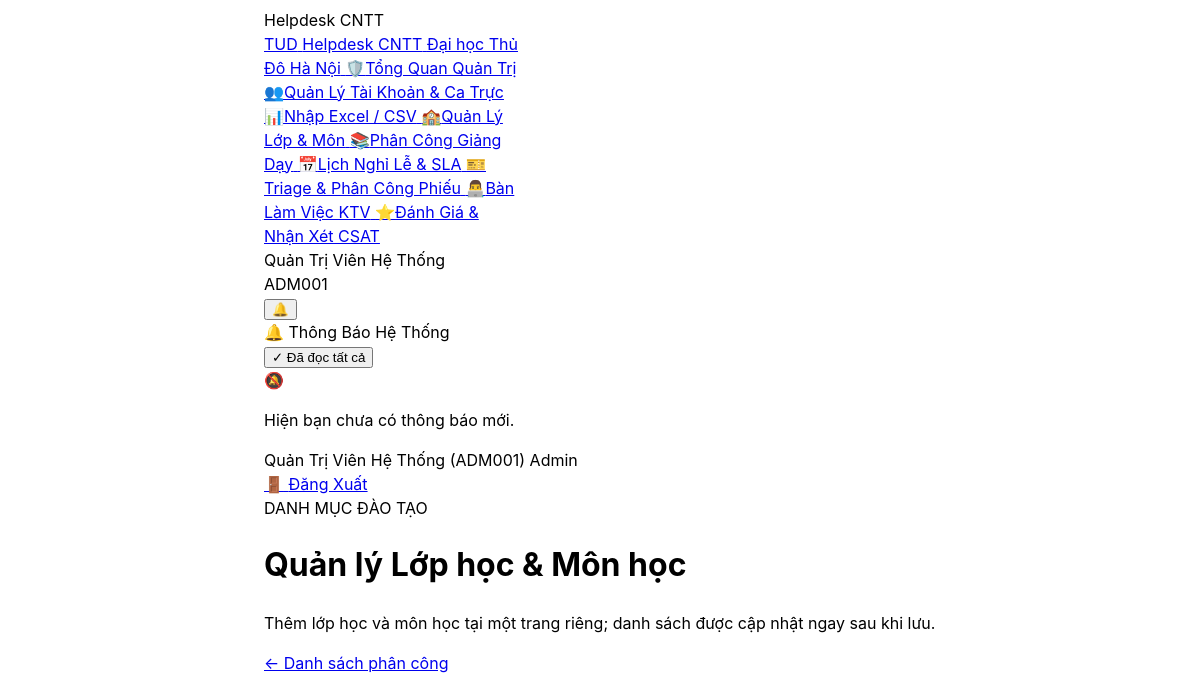
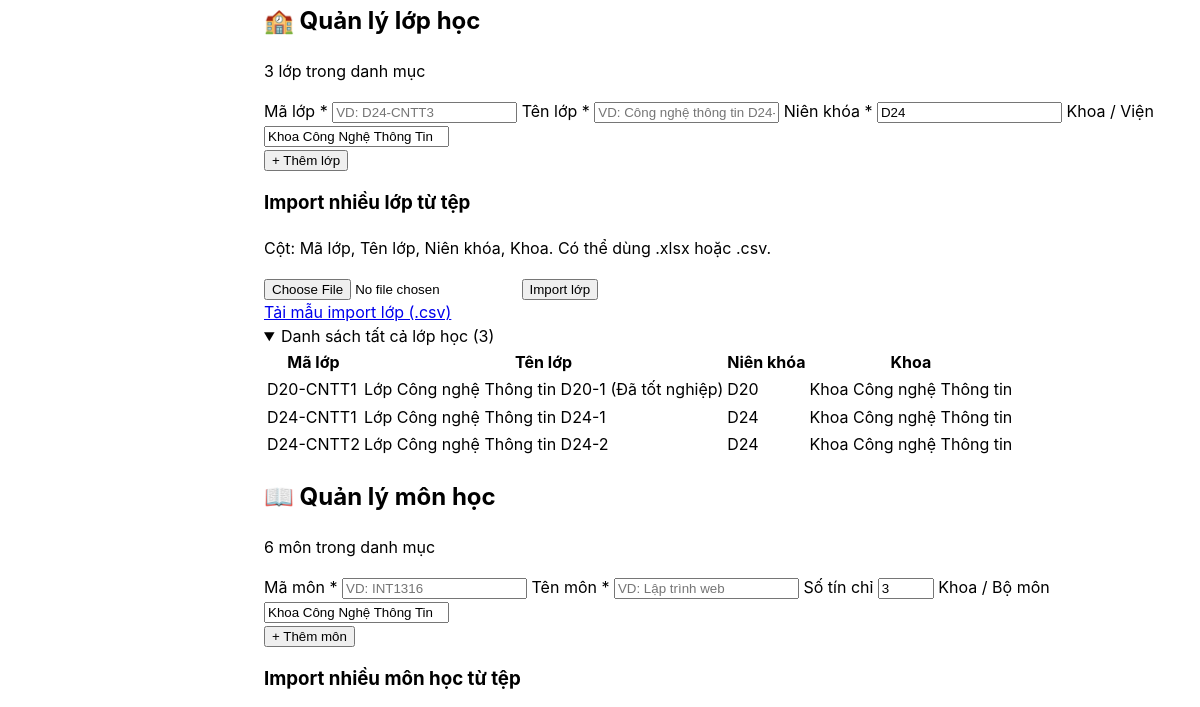
The page /assignments/index.php?action=manage_catalog (signed in, upper part) on the database as committed earlier (2 pictures, top to bottom).
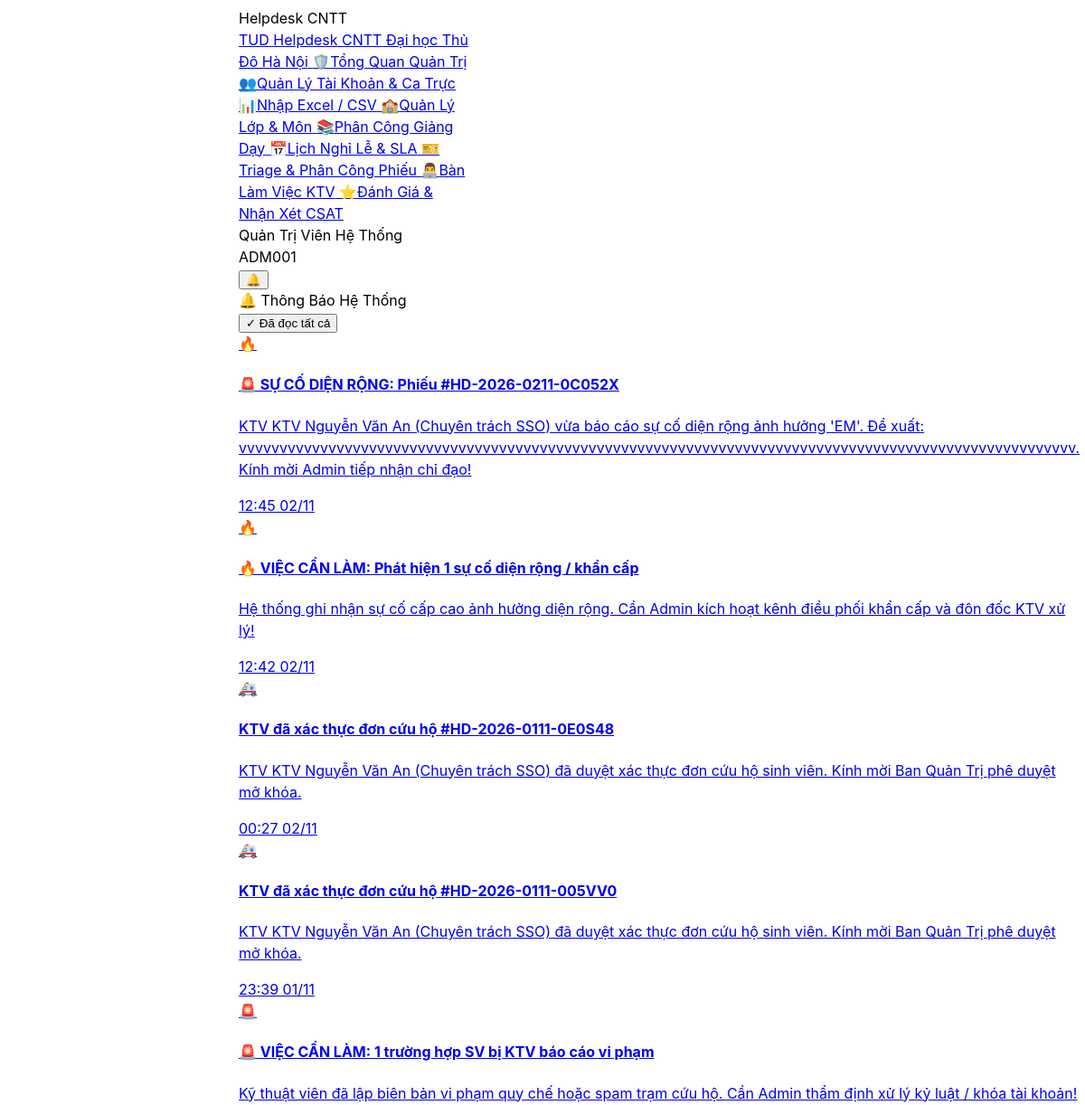
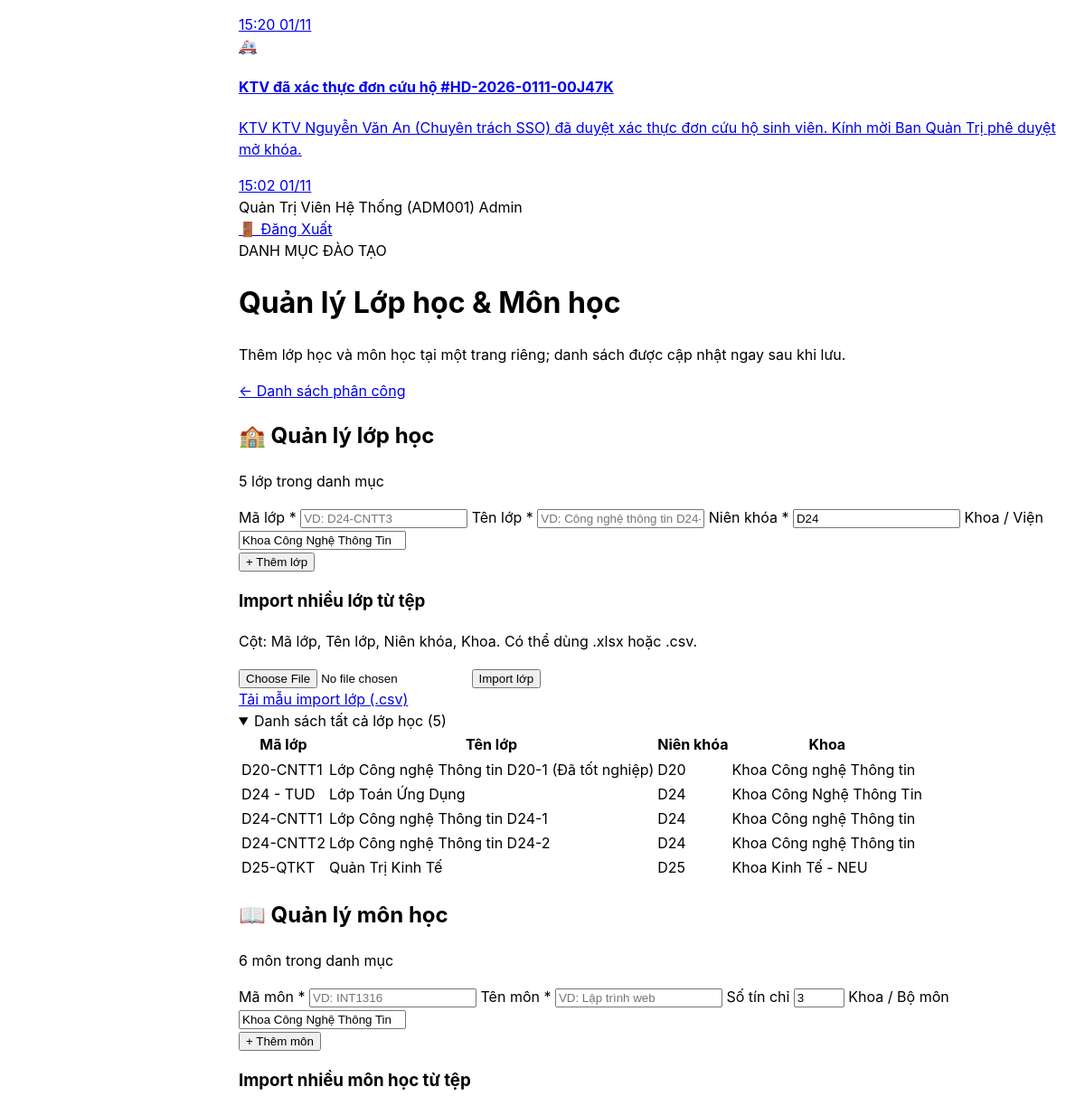
The same page on the database as committed later (2 pictures, top to bottom).
### tables this page shows
CREATE TABLE `classes` (
  `id` int(10) unsigned NOT NULL AUTO_INCREMENT,
  `class_code` varchar(30) NOT NULL,
  `name` varchar(100) NOT NULL,
  `cohort` varchar(20) NOT NULL DEFAULT 'D24',
  `faculty` varchar(100) NOT NULL DEFAULT 'Khoa Công nghệ Thông tin',
  `academic_year` varchar(30) NOT NULL DEFAULT '2024-2028',
  `created_at` datetime NOT NULL DEFAULT current_timestamp(),
  PRIMARY KEY (`id`),
  UNIQUE KEY `uq_classes_code` (`class_code`)
);

CREATE TABLE `notifications` (
  `id` int(10) unsigned NOT NULL AUTO_INCREMENT,
  `user_id` int(10) unsigned NOT NULL,
  `role` varchar(20) NOT NULL DEFAULT 'all',
  `title` varchar(255) NOT NULL,
  `content` text NOT NULL,
  `link` varchar(255) DEFAULT NULL,
  `type` varchar(50) NOT NULL DEFAULT 'system',
  `is_read` tinyint(1) DEFAULT 0,
  `created_at` datetime DEFAULT current_timestamp(),
  `updated_at` datetime DEFAULT current_timestamp() ON UPDATE current_timestamp(),
  PRIMARY KEY (`id`),
  KEY `idx_user_read` (`user_id`,`is_read`),
  CONSTRAINT `fk_notifications_user` FOREIGN KEY (`user_id`) REFERENCES `users` (`id`) ON DELETE CASCADE
);

### app/Controllers/Lecturer/CourseAssignmentController.php (called while the page is built, shortened)
<?php
require_once __DIR__ . '/../../Models/CourseAssignment.php';
class CourseAssignmentController
{
    public function manageCatalog(): void
    {
        $classes = CourseAssignment::getAllClasses();
        $flash = $_SESSION['flash'] ?? null;
        $importedList = $flash['imported_list'] ?? null;
        require __DIR__ . '/../../../views/lecturer/assignments/catalog.php';
    }
}

### assignments/index.php (called while the page is built, shortened)
<?php
require_once __DIR__ . '/../app/Controllers/Lecturer/CourseAssignmentController.php';
$action = $_GET['action'] ?? 'index';
$controller = new CourseAssignmentController();
match ($action) {
    'create'             => $controller->create(),
    'edit'               => $controller->edit(),
    'delete'             => $controller->delete(),
    'export_csv'         => $controller->exportCsv(),
    'toggle_lock'        => $controller->toggleLock(),
    'manage_catalog'     => $controller->manageCatalog(),
    'add_class'          => $controller->addClass(),
    'add_course'         => $controller->addCourse(),
    'import_classes'     => $controller->importClasses(),
    'import_courses'     => $controller->importCourses(),
    'import_assignments' => $controller->importAssignments(),
    'download_template'  => $controller->downloadTemplate(),
    default              => $controller->index(),
};

### config/database.php (called while the page is built, shortened)
<?php
if (!function_exists('db')) {
    function db(): PDO {
        static $pdo = null;
        if ($pdo !== null) {
            return $pdo;
        }
        if (class_exists('App\Core\Database')) {
            $pdo = \App\Core\Database::getConnection();
            return $pdo;
        }
        $lastEx = null;
        die("<strong>Lỗi kết nối CSDL:</strong> " . htmlspecialchars($lastEx ? $lastEx->getMessage() : 'Không thể kết nối MySQL'));
    }
}
if (!function_exists('get_app_base_url')) {
    function get_app_base_url(): string {
        $docRoot = str_replace('\\', '/', realpath($_SERVER['DOCUMENT_ROOT'] ?? '') ?: ($_SERVER['DOCUMENT_ROOT'] ?? ''));
        $appRoot = str_replace('\\', '/', realpath(__DIR__ . '/..') ?: dirname(__DIR__));
        if ($docRoot && str_starts_with($appRoot, $docRoot)) {
            $rel = substr($appRoot, strlen($docRoot));
            $base = '/' . trim(str_replace('\\', '/', $rel), '/') . '/';
            return str_replace('//', '/', $base);
        }
        return '/';
    }
}
return [
    'driver'    => 'mysql',
    'host'      => '127.0.0.1',
    'port'      => 3306,
    'database'  => 'helpdesk_thudo',
    'username'  => 'root',
    'password'  => '',
    'charset'   => 'utf8mb4',
    'collation' => 'utf8mb4_unicode_ci',
    'options'   => [
        PDO::ATTR_ERRMODE            => PDO::ERRMODE_EXCEPTION,
        PDO::ATTR_DEFAULT_FETCH_MODE => PDO::FETCH_ASSOC,
        PDO::ATTR_EMULATE_PREPARES   => true,
        PDO::MYSQL_ATTR_INIT_COMMAND => "SET NAMES utf8mb4 COLLATE utf8mb4_unicode_ci",
    ],
];

### app/Models/CourseAssignment.php (called while the page is built, shortened)
<?php
require_once __DIR__ . '/../../config/database.php';
class CourseAssignment
{
    public static function getAllClasses(): array
    {
        $stmt = db()->prepare("SELECT id, class_code, name, cohort, faculty AS department FROM classes ORDER BY class_code");
        $stmt->execute();
        return $stmt->fetchAll();
    }
}

### app/Services/NotificationService.php (called while the page is built, shortened)
<?php
require_once __DIR__ . '/../../config/database.php';
class NotificationService
{
    public static function getAll(int $userId, int $limit = 20): array
    {
        try {
            $stmt = db()->prepare("
                SELECT * FROM notifications
                WHERE user_id = :user_id
                ORDER BY is_read ASC, created_at DESC
                LIMIT :limit
            ");
            $stmt->bindValue(':user_id', $userId, PDO::PARAM_INT);
            $stmt->bindValue(':limit', $limit, PDO::PARAM_INT);
            $stmt->execute();
            return $stmt->fetchAll(PDO::FETCH_ASSOC);
        } catch (Throwable $e) {
            return [];
        }
    }
}

### views/lecturer/assignments/catalog.php (the view, shortened to what the changed rows need)
<?php
$pageTitle = 'Quản lý Lớp học & Môn học';
require_once __DIR__ . '/../../../config/database.php';
?>
<!DOCTYPE html>
<html lang="vi">
<head>
    <script src="https://www.gstatic.com/antigravity/web/dev/tailwindcss.min.js"></script>
</head>
<body class="bg-slate-50 text-slate-800 font-sans antialiased min-h-screen flex flex-col justify-between">
<?php require_once __DIR__ . '/../../../includes/navbar.php'; ?>
<main class="flex-1 max-w-7xl mx-auto w-full px-4 sm:px-6 lg:px-8 py-6 space-y-6">
    <div class="bg-gradient-to-r from-slate-900 via-indigo-950 to-slate-900 text-white rounded-3xl p-6 shadow-md border border-indigo-900/50 flex flex-col md:flex-row md:items-center justify-between gap-4">
        <div>
            <h1 class="text-2xl font-black mt-2"><?= htmlspecialchars($pageTitle) ?></h1>
        </div>
    </div>
    <div class="grid grid-cols-1 xl:grid-cols-2 gap-6">
        <section class="bg-white border border-slate-200 rounded-3xl p-6 shadow-sm space-y-5">
            <div class="flex items-center justify-between border-b border-slate-100 pb-3">
                <div>
                    <h2 class="text-lg font-black text-slate-900">🏫 Quản lý lớp học</h2>
                    <p class="text-xs text-slate-500 mt-1"><?= count($classes) ?> lớp trong danh mục</p>
                </div>
            </div>
            <details class="group" <?= ($importedList['type'] ?? '') === 'classes' ? '' : 'open' ?>>
                <summary class="cursor-pointer rounded-xl border border-slate-200 bg-slate-50 px-3 py-2.5 text-xs font-bold text-slate-700">
                    Danh sách tất cả lớp học (<?= count($classes) ?>)
                </summary>
                <div class="overflow-x-auto border border-slate-100 rounded-xl mt-2">
                <table class="w-full text-left text-xs">
                    <thead class="bg-slate-50 text-slate-600">
                        <tr>
                            <th class="px-3 py-2.5">Mã lớp</th>
                            <th class="px-3 py-2.5">Tên lớp</th>
                            <th class="px-3 py-2.5">Niên khóa</th>
                            <th class="px-3 py-2.5">Khoa</th>
                        </tr>
                    </thead>
                    <tbody class="divide-y divide-slate-100">
                        <?php if (empty($classes)): ?>
                            <tr><td colspan="4" class="px-3 py-5 text-center text-slate-400">Chưa có lớp học.</td></tr>
                        <?php else: ?>
                            <?php foreach ($classes as $class): ?>
                                <tr>
                                    <td class="px-3 py-2.5 font-mono font-bold text-indigo-700"><?= htmlspecialchars($class['class_code']) ?></td>
                                    <td class="px-3 py-2.5"><?= htmlspecialchars($class['name']) ?></td>
                                    <td class="px-3 py-2.5"><?= htmlspecialchars($class['cohort'] ?? '') ?></td>
                                    <td class="px-3 py-2.5"><?= htmlspecialchars($class['department'] ?? '') ?></td>
                                </tr>
                            <?php endforeach; ?>
                        <?php endif; ?>
                    </tbody>
                </table>
                </div>
            </details>
        </section>
        <section class="bg-white border border-slate-200 rounded-3xl p-6 shadow-sm space-y-5">
            <div class="flex items-center justify-between border-b border-slate-100 pb-3">
                <div>
                    <h2 class="text-lg font-black text-slate-900">📖 Quản lý môn học</h2>
                </div>
            </div>
        </section>
    </div>
</main>
</body>
</html>

### includes/navbar.php (shortened to what the changed rows need)
<?php
require_once __DIR__ . '/../config/database.php';
require_once __DIR__ . '/../app/Services/NotificationService.php';
$currentUser = $_SESSION['user'] ?? null;
$navRecentNotifs     = [];
if (!empty($currentUser['id'])) {
    try {
        $navRecentNotifs     = NotificationService::getAll((int)$currentUser['id'], 6);
    } catch (\Throwable $e) {
        $navUnreadNotifCount = 0;
        $navRecentNotifs     = [];
    }
}
$appBase = get_app_base_url();
$currentUser = $_SESSION['user'] ?? null;
$isLoggedIn  = !empty($currentUser);
$requestPath = parse_url($_SERVER['REQUEST_URI'] ?? '', PHP_URL_PATH) ?: '';
$appPath = rtrim((string)(parse_url($appBase, PHP_URL_PATH) ?: '/'), '/');
$currentPage = ltrim(substr($requestPath, strlen($appPath)), '/');
$currentAction = (string)($_GET['action'] ?? $_POST['action'] ?? '');
$navAttributes = static function (array $paths, ?array $actions = null) use ($currentPage, $currentAction): string {
    $isActive = in_array($currentPage, $paths, true)
        && ($actions === null || in_array($currentAction, $actions, true));
    $classes = $isActive
        ? 'px-3 py-1.5 rounded-lg font-bold text-white bg-slate-800 border-l-2 border-indigo-400 transition flex items-center gap-1.5'
        : 'px-3 py-1.5 rounded-lg font-semibold text-slate-200 hover:text-white hover:bg-slate-800 transition flex items-center gap-1.5';
    return 'class="' . $classes . '"' . ($isActive ? ' aria-current="page"' : '');
};
?>
<script src="https://www.gstatic.com/antigravity/web/dev/tailwindcss.min.js"></script>
<header class="bg-slate-900 border-b border-slate-800 text-slate-100 sticky top-0 z-[70] shadow-md relative">
    <div class="max-w-7xl mx-auto px-4 sm:px-6 lg:px-8">
        <div class="flex items-center justify-between min-h-14">
            <div class="flex items-center gap-2 shrink-0">
                <?php if ($isLoggedIn): ?>
                    <div class="relative" id="nav_notification_dropdown_wrapper">
                        <div id="nav_notification_dropdown" class="hidden absolute right-0 mt-2 w-80 sm:w-96 bg-white text-slate-800 rounded-2xl shadow-2xl border border-slate-200 z-[999] overflow-hidden">
                            <div id="nav_notifs_list_container" class="max-h-80 overflow-y-auto divide-y divide-slate-100 text-xs">
                                <?php if (empty($navRecentNotifs)): ?>
                                    <div class="p-6 text-center text-slate-400">
                                        <span class="text-2xl block mb-1">🔕</span>
                                        <p class="font-medium">Hiện bạn chưa có thông báo mới.</p>
                                    </div>
                                <?php else: ?>
                                    <?php foreach ($navRecentNotifs as $notif): ?>
                                        <?php
                                        $typeIcons = [
                                            'ticket_reply'      => '💬',
                                            'new_assignment'    => '📝',
                                            'class_assigned'    => '🏫',
                                            'ticket_assigned'   => '🎫',
                                            'deadline_extended' => '⏳',
                                            'guest_rescue'      => '🚑',
                                            'major_incident'    => '🔥',
                                            'violation_report'  => '🚨',
                                            'agent_overflow'    => '⚠️',
                                            'system'            => '🔔',
                                        ];
                                        $nIcon = $typeIcons[$notif['type']] ?? '🔔';
                                        $nUnread = ((int)$notif['is_read'] === 0);
                                        $nLink = !empty($notif['link']) ? $appBase . ltrim($notif['link'], '/') : '#';
                                        ?>
                                        <a href="<?php echo htmlspecialchars($nLink); ?>"
                                           onclick="markNotificationRead(<?php echo (int)$notif['id']; ?>)"
                                           class="p-3 flex items-start gap-3 hover:bg-indigo-50/50 transition block <?php echo $nUnread ? 'bg-sky-50/60' : 'bg-white'; ?>">
                                            <span class="text-lg shrink-0 mt-0.5"><?php echo $nIcon; ?></span>
                                            <div class="flex-1 min-w-0">
                                                <div class="flex items-center justify-between gap-1 mb-0.5">
                                                    <h4 class="font-bold text-slate-900 truncate text-[11.5px] <?php echo $nUnread ? 'text-indigo-950 font-black' : ''; ?>">
                                                        <?php echo htmlspecialchars($notif['title']); ?>
                                                    </h4>
                                                </div>
                                                <p class="text-[11px] text-slate-600 line-clamp-2 leading-relaxed">
                                                    <?php echo htmlspecialchars($notif['content']); ?>
                                                </p>
                                                <span class="text-[10px] text-slate-400 font-mono mt-1 block">
                                                    <?php echo date('H:i d/m', strtotime($notif['created_at'])); ?>
                                                </span>
                                            </div>
                                        </a>
                                    <?php endforeach; ?>
                                <?php endif; ?>
                            </div>
                        </div>
                    </div>
                <?php else: ?>
                    <a href="<?php echo $appBase; ?>index.php" aria-label="Đăng nhập" class="px-3 sm:px-4 py-1.5 bg-indigo-600 hover:bg-indigo-500 text-white font-bold rounded-xl text-xs transition shadow-sm">
                        🔑 <span class="sr-only sm:not-sr-only">Đăng Nhập</span>
                    </a>
                <?php endif; ?>
            </div>
        </div>
    </div>
</header>

Rows that differ between the two databases and show on the page:
added notifications: type "🔥", title "🚨 SỰ CỐ DIỆN RỘNG: Phiếu #HD-2026-0211-0C052X", content "KTV KTV Nguyễn Văn An (Chuyên trách SSO) vừa báo cáo sự cố diện rộng ảnh hưởng 'EM'. Đề xuất: vvvvvvvvvvvvvvvvvvvvvvvvvvvvvvvvvvvvvvvvvvvvvvvvvvvvvvvvvvvvvvvvvvvvvvvvvvvvvvvvvvvvvvvvvvvvvvvvvvvvvvv. Kính mời Admin tiếp nhận chỉ đạo!", created_at "12:45 02/11"
added notifications: type "🔥", title "🔥 VIỆC CẦN LÀM: Phát hiện 1 sự cố diện rộng / khẩn cấp", content "Hệ thống ghi nhận sự cố cấp cao ảnh hưởng diện rộng. Cần Admin kích hoạt kênh điều phối khẩn cấp và đôn đốc KTV xử lý!", created_at "12:42 02/11"
added notifications: type "🚑", title "KTV đã xác thực đơn cứu hộ #HD-2026-0111-0E0S48", content "KTV KTV Nguyễn Văn An (Chuyên trách SSO) đã duyệt xác thực đơn cứu hộ sinh viên. Kính mời Ban Quản Trị phê duyệt mở khóa.", created_at "00:27 02/11"
added notifications: type "🚑", title "KTV đã xác thực đơn cứu hộ #HD-2026-0111-005VV0", content "KTV KTV Nguyễn Văn An (Chuyên trách SSO) đã duyệt xác thực đơn cứu hộ sinh viên. Kính mời Ban Quản Trị phê duyệt mở khóa.", created_at "23:39 01/11"
added notifications: type "🚨", title "🚨 VIỆC CẦN LÀM: 1 trường hợp SV bị KTV báo cáo vi phạm", content "Kỹ thuật viên đã lập biên bản vi phạm quy chế hoặc spam trạm cứu hộ. Cần Admin thẩm định xử lý kỷ luật / khóa tài khoản!", created_at "15:20 01/11"
added notifications: type "🚑", title "KTV đã xác thực đơn cứu hộ #HD-2026-0111-00J47K", content "KTV KTV Nguyễn Văn An (Chuyên trách SSO) đã duyệt xác thực đơn cứu hộ sinh viên. Kính mời Ban Quản Trị phê duyệt mở khóa.", created_at "15:02 01/11"
added classes: class_code "D24 - TUD", name "Lớp Toán Ứng Dụng", cohort "D24", faculty "Khoa Công Nghệ Thông Tin"
added classes: class_code "D25-QTKT", name "Quản Trị Kinh Tế", cohort "D25", faculty "Khoa Kinh Tế - NEU"
Other text that changed with them:
count($classes): "3" → "5"
text no longer shown: "🔕 Hiện bạn chưa có thông báo mới."
